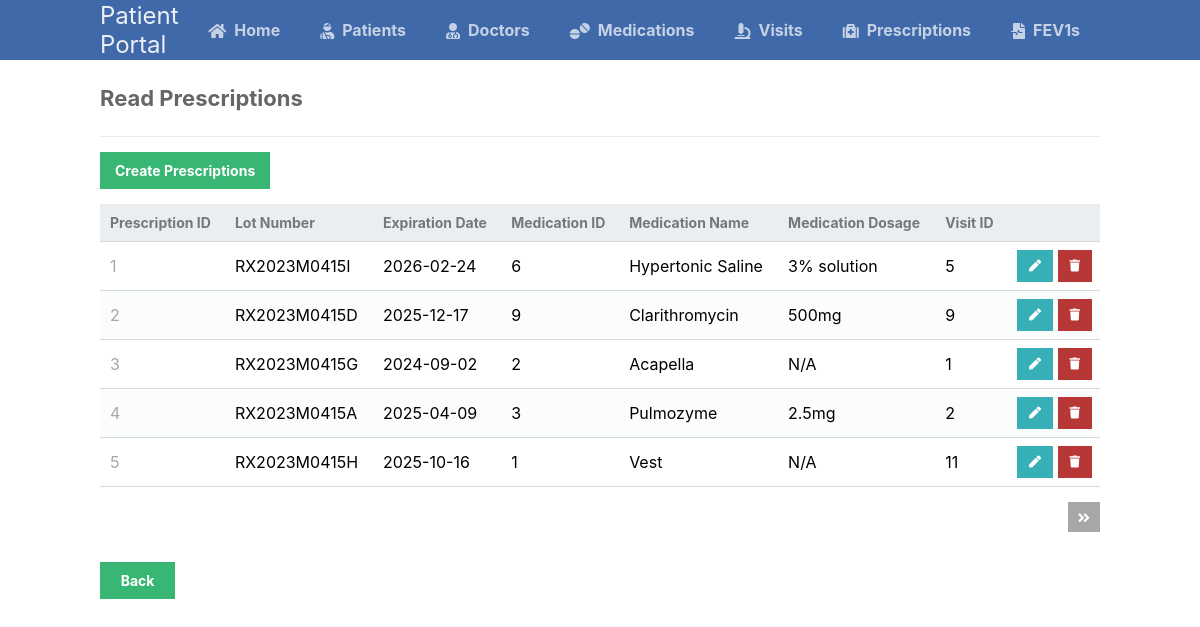
Page /scripts/prescriptions_table/prescriptions_read.php on the earlier database version.
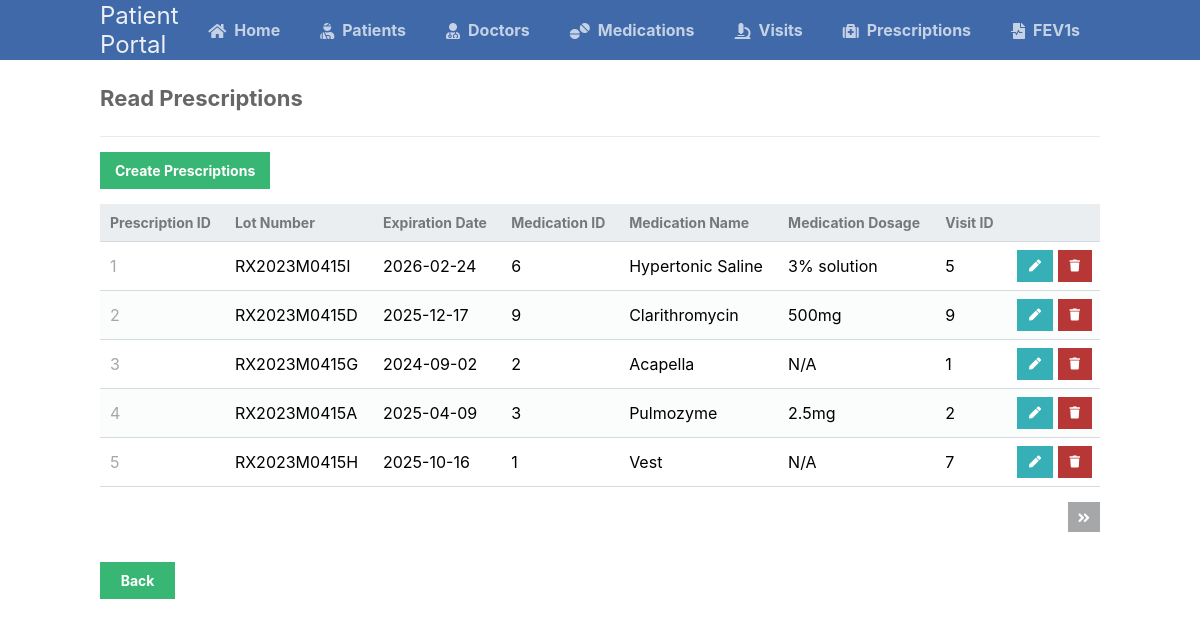
Same page on the later database version.
### tables this page shows
CREATE TABLE prescriptions (
	prescription_id INT AUTO_INCREMENT NOT NULL UNIQUE,
	medication_id INT NOT NULL,
	visit_id INT NOT NULL,
	prescription_lot_num VARCHAR(100) NOT NULL,
	prescription_expiration_date DATE NOT NULL,
	PRIMARY KEY (prescription_id),
	CONSTRAINT prescription_FK1 FOREIGN KEY (medication_id) REFERENCES medications (medication_id),
	CONSTRAINT prescription_FK2 FOREIGN KEY (visit_id) REFERENCES visits (visit_id)
);

CREATE TABLE visits (
	visit_id INT AUTO_INCREMENT NOT NULL UNIQUE,
	doctor_id INT NOT NULL,
	patient_id INT NOT NULL,
	date_of_visit DATE NOT NULL,
	PRIMARY KEY (visit_id),
	CONSTRAINT visit_FK1 FOREIGN KEY (doctor_id) REFERENCES doctors (doctor_id),
	CONSTRAINT visit_FK2 FOREIGN KEY (patient_id) REFERENCES patients (patient_id)
);

CREATE TABLE medications (
	medication_id INT AUTO_INCREMENT NOT NULL UNIQUE,
	medication_name VARCHAR(100) NOT NULL,
	medication_enzyme_status CHAR(3) NOT NULL CHECK (medication_enzyme_status IN ("Yes", "No")),	
	medication_enzyme_type VARCHAR(255),
	medication_dosage VARCHAR(255) NOT NULL,
	medication_quantity INT NOT NULL,
	medication_frequency CHAR(3) CHECK (medication_frequency IN ("QD", "BID", "TID", "QHS", "N/A")), 
	PRIMARY KEY (medication_id)
);

### scripts/prescriptions_table/prescriptions_read.php (the view, shortened to what this page needs)
<?php
@include_once (APP_ROOT.APP_FOLDER_NAME . '/scripts/functions.php');
$pdo = pdo_connect_mysql();
$page = isset($_GET['page']) && is_numeric($_GET['page']) ? (int)$_GET['page'] : 1;
$records_per_page = 5;
$stmt = $pdo->prepare('SELECT * FROM medications AS M, prescriptions AS Pr, visits AS V WHERE M.medication_id = Pr.medication_id AND V.visit_id = Pr.visit_id ORDER BY Pr.prescription_id LIMIT :current_page, :record_per_page');
$stmt->bindValue(':current_page', ($page-1)*$records_per_page, PDO::PARAM_INT);
$stmt->bindValue(':record_per_page', $records_per_page, PDO::PARAM_INT);
$stmt->execute();
$prescriptions = $stmt->fetchAll(PDO::FETCH_ASSOC);
$num_prescriptions = $pdo->query('SELECT COUNT(*) FROM prescriptions')->fetchColumn();
?>
<?=template_header('Read')?>
<div class="content read">
	<h2>Read Prescriptions</h2>
	<a href="prescriptions_create.php" class="create-contact">Create Prescriptions</a>
	<table>
        <thead>
            <tr>
                <td>Prescription ID</td>
                <td>Lot Number</td>
                <td>Expiration Date</td>
                <td>Medication ID</td>
                <td>Medication Name</td>
                <td>Medication Dosage</td>
                <td>Visit ID</td>
                <td></td>
            </tr>
        </thead>
        <tbody>
            <?php foreach ($prescriptions as $prescription): ?>
            <tr>
                <td><?=$prescription['prescription_id']?></td>
                <td><?=$prescription['prescription_lot_num']?></td>
                <td><?=$prescription['prescription_expiration_date']?></td>
                <td><?=$prescription['medication_id']?></td>
                <td><?=$prescription['medication_name']?></td>
                <td><?=$prescription['medication_dosage']?></td>
                <td><?=$prescription['visit_id']?></td>
                <td class="actions">
                    <a href="prescriptions_update.php?prescription_id=<?=$prescription['prescription_id']?>&medication_id=<?=$prescription['medication_id']?>&visit_id=<?=$prescription['visit_id']?>" class="edit"><i class="fas fa-pen fa-xs"></i></a>
                    <a href="prescriptions_delete.php?prescription_id=<?=$prescription['prescription_id']?>" class="trash"><i class="fas fa-trash fa-xs"></i></a>
                </td>
            </tr>
            <?php endforeach; ?>
        </tbody>
    </table>
	<div class="pagination">
		<?php if ($page*$records_per_page < $num_prescriptions): ?>
		<a href="prescriptions_read.php?page=<?=$page+1?>"><i class="fas fa-angle-double-right fa-sm"></i></a>
		<?php endif; ?>
	</div>
    <a class="back" href="..\landingPage.php">Back</a>
</div>
<?=template_footer()?>

Differences in the rows shown:
changed prescriptions "RX2023M0415H": visit.visit_id "11" → "7"
